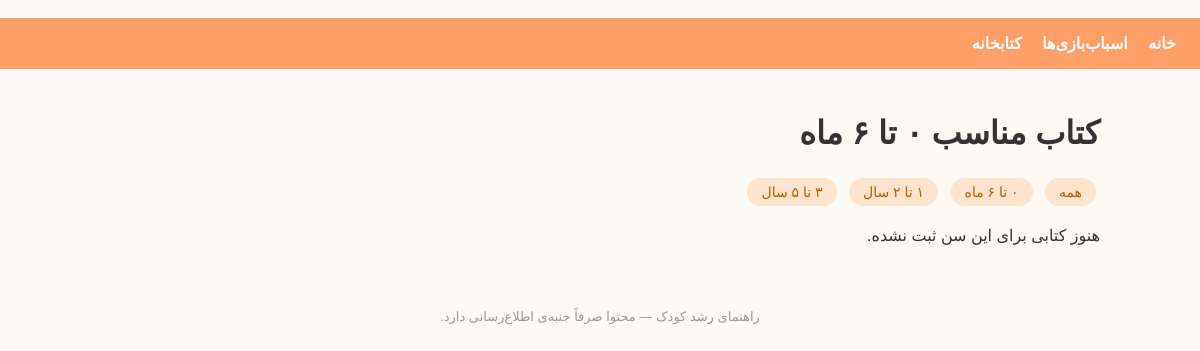
The app's page /books/age/1/ with its own data.
### catalog/models.py (models this page shows, shortened)
class AgeGroup(models.Model):
    title = models.CharField(max_length=50)
    min_age_months = models.PositiveIntegerField()
    max_age_months = models.PositiveIntegerField()
    order = models.PositiveIntegerField(default=0)
    description = models.TextField(blank=True)
    class Meta:
        ordering = ["order"]

### catalog/views.py (the view)
# urls.py: path("books/", views.book_list, name="book_list"),
def book_list(request, age_group_id=None):
    age_groups = AgeGroup.objects.all()
    selected_age_group = None
    books = Book.objects.all()
    if age_group_id:
        selected_age_group = get_object_or_404(AgeGroup, id=age_group_id)
        books = books.filter(age_groups=selected_age_group)
    return render(request, "catalog/book_list.html", {
        "age_groups": age_groups,
        "selected_age_group": selected_age_group,
        "books": books,
    })

### templates/catalog/book_list.html
﻿{% extends "base.html" %}
{% block content %}
  <h1>{% if selected_age_group %}کتاب مناسب {{ selected_age_group.title }}{% else %}کتابخانه{% endif %}</h1>
  <div class="age-badges">
    <a href="{% url 'book_list' %}">همه</a>
    {% for age in age_groups %}
      <a href="{% url 'book_list_by_age' age.id %}">{{ age.title }}</a>
    {% endfor %}
  </div>
  {% for book in books %}
    <div class="card">
      <h3>{{ book.title }} <small>({{ book.get_book_type_display }})</small></h3>
      <p>{{ book.description }}</p>
      {% if book.source_url %}<a href="{{ book.source_url }}" target="_blank">مشاهده در {{ book.source_name }}</a>{% endif %}
    </div>
  {% empty %}
    <p>هنوز کتابی برای این سن ثبت نشده.</p>
  {% endfor %}
{% endblock %}

### templates/base.html (style rules this page uses)
body { font-family: Tahoma, sans-serif; margin: 0; background: #fdf9f3; color: #333; }
.age-badges a { display: inline-block; background: #ffe3cc; padding: 6px 14px; border-radius: 20px; margin: 4px; text-decoration: none; color: #b85c00; font-size: 14px; }

### records on screen
AgeGroup: title "۰ تا ۶ ماه"
AgeGroup: title "۱ تا ۲ سال"
AgeGroup: title "۳ تا ۵ سال"
